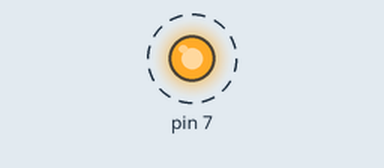
Recording of a program running on a simulated Raspberry Pi (header pin numbers). Shown: output pins drawn as LEDs (lit = HIGH). Dashed ring = blinking.

Above: at 0.5 s.
Timing chart, 0 to 4.6 s (numbered marks = the images above):
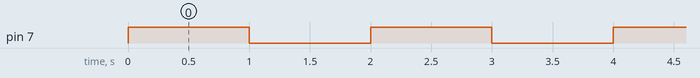

Measured:
- by itself, pin 7: alternates HIGH for 1.0 s and LOW for 1.0 s

The program:

LED.py
```python
# import library
import RPi.GPIO as GPIO
import time

# Disable warnings
GPIO.setwarnings(False)

# Type of numeration (BOARD | BCM)
GPIO.setmode(GPIO.BOARD)

# Setting port 7 as output
GPIO.setup(7, GPIO.OUT)

while True:                 # infinite loop
    GPIO.output(7, True)    # set out: 1.7V
    time.sleep(1)           # delay
    GPIO.output(7, False)   # set out: 0V
    time.sleep(1)           # delay
```
